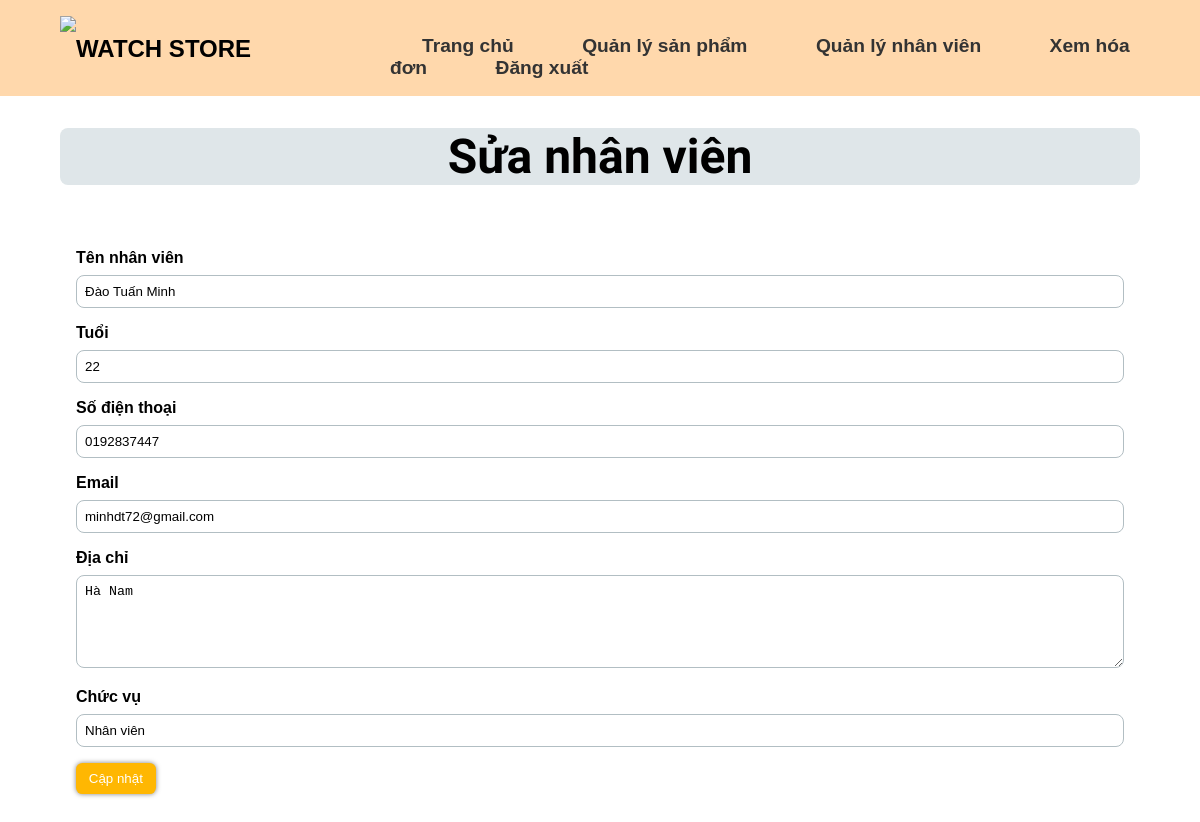
/admin-change-employee.php?id=2, run on the app's committed database.
### tables this page shows
CREATE TABLE `tbl_employee` (
  `id` int(10) UNSIGNED NOT NULL,
  `name` varchar(50) NOT NULL,
  `age` int(11) NOT NULL,
  `number` varchar(20) NOT NULL,
  `email` varchar(50) NOT NULL,
  `address` varchar(200) NOT NULL,
  `position` varchar(50) NOT NULL
);

### admin-change-employee.php (the view, shortened to what this page needs)
<?php
    include("admin-header.php");
    include("db.php");
?>
    <h1 class="main-title font-eph">Sửa nhân viên</h1>
    <form class="form-add-employee" method="POST" action="">
        <?php
            $id_need = $_GET['id'];
            $sql = "SELECT * FROM tbl_employee WHERE id=$id_need";
            $result = mysqli_query($conn,$sql);
            if(mysqli_num_rows($result) > 0){
                while($row = mysqli_fetch_assoc($result)){
        ?>
            <label for="txt-name">Tên nhân viên</label>
            <input type="text" id="txt-name" name="txt-name" required value="<?php echo $row['name']; ?>">
            <label for="txt-age">Tuổi</label>
            <input type="number" id="txt-age" name="txt-age" required value="<?php echo $row['age']; ?>">
            <label for="txt-number">Số điện thoại</label>
            <input type="text" id="txt-number" name="txt-number" required value="<?php echo $row['number']; ?>">
            <label for="txt-email">Email</label>
            <input type="email" id="txt-email" name="txt-email" required value="<?php echo $row['email']; ?>">
            <label for="txt-address">Địa chỉ</label>
            <textarea type="text" rows="5" id="txt-address" name="txt-address"><?php echo $row['address']; ?></textarea>
            <label for="txt-position">Chức vụ</label>
            <input type="text" id="txt-position" name="txt-position" required value="<?php echo $row['position']; ?>">
            <br>
            <button class="edit" name="btn-add-employee" type="submit">Cập nhật</button>
            <?php
            }
        }
    ?>
    </form>
</body>
</html>

### assets/styles/style.css (style rules this page uses)
* { padding: 0; margin: 0; box-sizing: border-box; }
html { scroll-behavior: smooth; font-family: Helvetica, Arial, sans-serif; }
.font-eph { font-family: 'Ephesis', cursive; }
label { display: block; font-weight: bold; margin: 1rem 0 0.5rem 0; }
.main-title { margin: 8rem 5% 2rem 5%; text-align: center; font-size: 3rem; background-color: #dfe6e9; border-radius: 0.5rem; }
.add , .edit, .delete { color: #fff; text-decoration: none; border-radius: 0.4rem; padding: 0.5rem 0.8rem; }
.edit { background-color: #ffb702; margin: 0 0 2rem 5%; box-shadow: 0 0 5px rgba(0,0,0,0.5); border: none; }
.form-add-employee .edit , .form-add-product .edit { margin: 1rem 0; }
.form-add-employee { margin: 0 5%; padding: 1rem; }
.form-add-employee input, .form-add-employee textarea { width: 100%; padding: 0.5rem; border-radius: 0.5rem; border: 1px solid #b2bec3; }

### data on the page
tbl_employee: txt-name "Đào Tuấn Minh", txt-age "22", txt-number "0192837447", txt-email "minhdt72@gmail.com", txt-address "Hà Nam", txt-position "Nhân viên"
